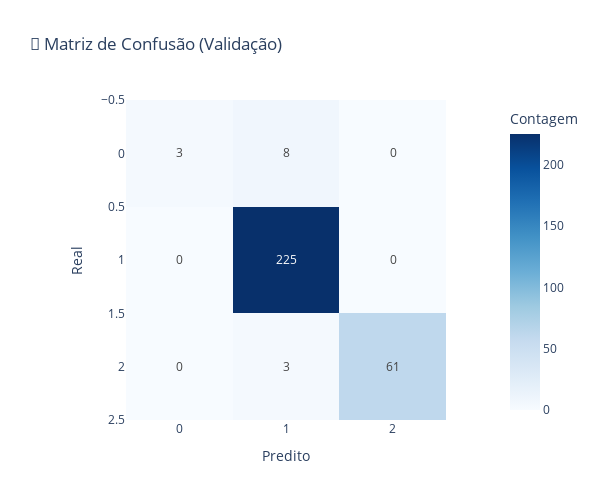

The notebook cell saved with this chart:
### Code cell
# Confusion Matrix
cm = confusion_matrix(y_val, val_predictions)
labels = sorted(y_val.unique())

fig = px.imshow(
    cm,
    labels=dict(x="Predito", y="Real", color="Contagem"),
    x=labels,
    y=labels,
    text_auto=True,
    color_continuous_scale='Blues',
    title='🎯 Matriz de Confusão (Validação)'
)
fig.update_layout(height=500, width=600)
fig.show()

# Calcular acurácia por classe
print("\n📊 Acurácia por classe:")
for i, label in enumerate(labels):
    class_accuracy = cm[i, i] / cm[i, :].sum()
    print(f"   {label}: {class_accuracy:.2%}")

### Figure 1 — Plotly figure (JSON) as saved in the notebook; plotly's stock layout.template omitted (floating-point values rounded to 4 significant figures)
{"data": [{"coloraxis": "coloraxis", "hovertemplate": "Predito: %{x}<br>Real: %{y}<br>Contagem: %{z}<extra></extra>", "name": "0", "texttemplate": "%{z}", "type": "heatmap", "x": [0, 1, 2], "xaxis": "x", "y": [0, 1, 2], "yaxis": "y", "z": [[3, 8, 0], [0, 225, 0], [0, 3, 61]]}], "layout": {"coloraxis": {"colorbar": {"title": {"text": "Contagem"}}, "colorscale": [[0, "rgb(247,251,255)"], [0.125, "rgb(222,235,247)"], [0.25, "rgb(198,219,239)"], [0.375, "rgb(158,202,225)"], [0.5, "rgb(107,174,214)"], [0.625, "rgb(66,146,198)"], [0.75, "rgb(33,113,181)"], [0.875, "rgb(8,81,156)"], [1, "rgb(8,48,107)"]]}, "height": 500, "title": {"text": "🎯 Matriz de Confusão (Validação)"}, "width": 600, "xaxis": {"anchor": "y", "constrain": "domain", "domain": [0, 1], "scaleanchor": "y", "title": {"text": "Predito"}}, "yaxis": {"anchor": "x", "autorange": "reversed", "constrain": "domain", "domain": [0, 1], "title": {"text": "Real"}}}}
